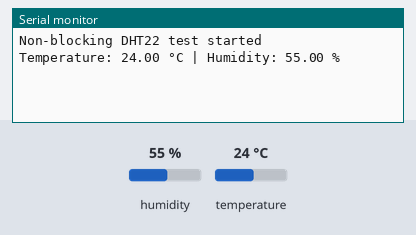
Bench run of a sketch on a simulated Arduino Uno, built with avr-gcc and run on an emulated ATmega328P. On the bench: the last lines printed to the serial monitor. The test bench sets the inputs (shaded band); at power-on: humidity 55 %, temperature 24 °C.

Above: at 2.2 s.
2.3 s: humidity set to 22 %
At 5.0 s:
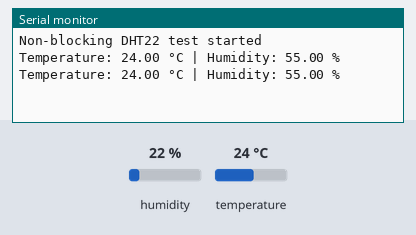
7.4 s: temperature set to 12 °C
At 9.3 s:
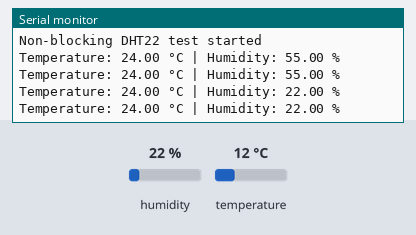
12.5 s: humidity set to 40 %
At 15.2 s:
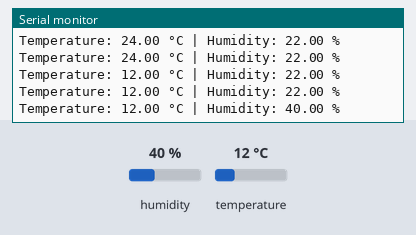
Timing chart, 0 to 16.7 s (numbered marks = the images above; inputs shaded):
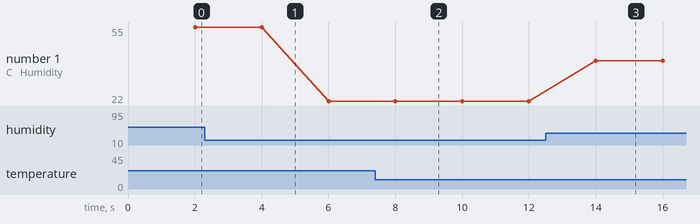

The sketch:

03_DHT22_Non_Blocking.ino
```cpp
#include <DHT.h>

#define DHTPIN 7
#define DHTTYPE DHT22

DHT dht(DHTPIN, DHTTYPE);

unsigned long previousMeasurementTime = 0;
const unsigned long measurementInterval = 2000;

void setup() {
  Serial.begin(115200);
  delay(1000);

  dht.begin();

  Serial.println("Non-blocking DHT22 test started");
}

void loop() {
  unsigned long currentTime = millis();

  if (currentTime - previousMeasurementTime >= measurementInterval) {
    previousMeasurementTime = currentTime;

    float humidity = dht.readHumidity();
    float temperature = dht.readTemperature();

    if (isnan(humidity) || isnan(temperature)) {
      Serial.println("Failed to read from DHT22");
      return;
    }

    Serial.print("Temperature: ");
    Serial.print(temperature);
    Serial.print(" °C | Humidity: ");
    Serial.print(humidity);
    Serial.println(" %");
  }

  // Other sensor or communication tasks can run here.
}
```

Measured:
- after the input at 12.5 s, the serial monitor: prints a new line after 1.5 s (image 3)
- plotted number 1: 22 → 40 after the input at 12.5 s
